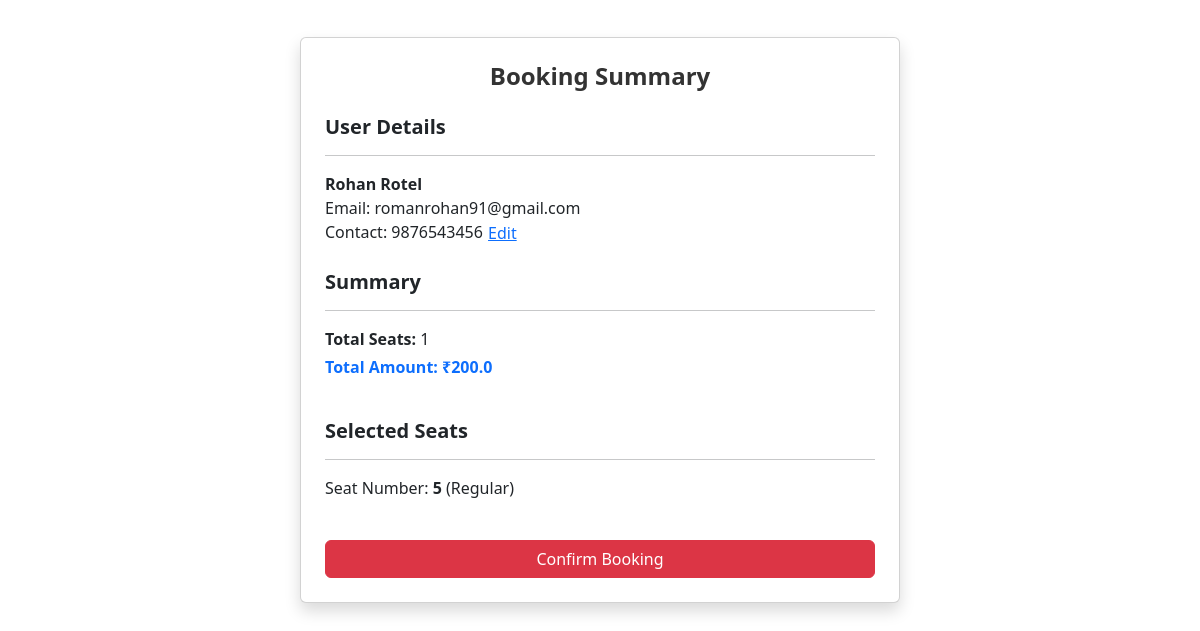
The app's page /booking/confirmation/87/ (signed in) with its own data.
### app1/models.py (models this page shows, shortened)
class CustomUser(AbstractUser):
    contact = models.CharField(max_length=10,validators=[RegexValidator(regex=r'^\d{10}$',message='contact number must be exactly of 10 digits')])
    groups = models.ManyToManyField('auth.Group',related_name='account_user_set',blank=True)
    user_permissions=models.ManyToManyField('auth.Permission',related_name='account_user_permission_set',blank=True)
    class Meta:
        indexes = [
            models.Index(fields=['username']),
            models.Index(fields=['email']),
        ]

class Booking(models.Model):
    user = models.ForeignKey(CustomUser, on_delete=models.CASCADE)
    show = models.ForeignKey(Show, on_delete=models.CASCADE)
    booking_date = models.DateTimeField(default=now)
    total_amount = models.FloatField()

class Seat(models.Model):
    CLASS_CHOICES = (
        ('Regular', 'Regular'),
        ('Premium', 'Premium'),
    )
    show = models.ForeignKey(Show, on_delete=models.CASCADE)
    seat_number = models.CharField(max_length=10)
    seat_class = models.CharField(max_length=20, choices=CLASS_CHOICES)
    status = models.BooleanField(default=True)  # True means Available
    booking = models.ForeignKey(Booking, on_delete=models.SET_NULL, null=True, blank=True)

### app1/views.py (the view)
# urls.py: path('booking/confirmation/<int:booking_id>/', views.confirm_booking, name='confirm_booking'),
@login_required
def confirm_booking(request, booking_id):
    booking = get_object_or_404(Booking, id=booking_id, user=request.user)
    seats = Seat.objects.filter(booking=booking)
    total_amount = booking.total_amount
    show = booking.show  # Get the show from the booking
    context = {
        'booking': booking,
        'seats': seats,
        'total_amount': total_amount,
        'show': show,  # Pass the show to the context
    }
    return render(request, 'confirm_booking.html', context)

### templates/confirm_booking.html (shortened to what this page needs)
<!DOCTYPE html>
<html lang="en">
<head>
    <link rel="stylesheet" href="https://cdn.jsdelivr.net/npm/bootstrap@5.3.0/dist/css/bootstrap.min.css">
</head>
<body>
    <div class="container d-flex justify-content-center align-items-center" style="min-height: 80vh;">
        <div class="card p-4 shadow" style="max-width: 600px; width: 100%;">
          <h2 class="fw-bold mb-4 text-center" style="font-size: 24px; color: #333;">Booking Summary</h2>
          <div class="mb-4">
            <h5 class="fw-bold">User Details</h5>
            <hr>
            <p class="mb-0">
              <strong>{{ request.user.first_name }} {{ request.user.last_name }}</strong><br>
              Email: {{ request.user.email }}<br>
              Contact: <span id="user-contact">{{ request.user.contact }}</span>
              <button class="btn btn-link p-0" id="edit-contact-btn">Edit</button>
            </p>
          </div>
          <div class="mb-4">
            <h5 class="fw-bold">Summary</h5>
            <hr>
            <p class="mb-1"><strong>Total Seats: </strong>{{ seats|length }}</p>
            <p class="fw-bold text-primary">Total Amount: ₹{{ total_amount }}</p>
          </div>
          <div class="mb-4">
            <h5 class="fw-bold">Selected Seats</h5>
            <hr>
            <ul class="list-unstyled">
              {% for seat in seats %}
                <li class="mb-2">Seat Number: <strong>{{ seat.seat_number }}</strong> ({{ seat.seat_class }})</li>
              {% endfor %}
            </ul>
          </div>
          {% if seats %}
            <a href="{% url 'pay' booking.id %}" class="btn btn-danger w-100">Confirm Booking</a>
          {% else %}
            <div class="alert alert-info" role="alert">
              No seats selected for booking. <a href="{% url 'seat_booking' show.id %}" class="alert-link">Choose seats</a> to proceed.
            </div>
          {% endif %}
        </div>
      </div>
</body>
</html>

### records on screen
CustomUser: user.first_name "Rohan", user.last_name "Rotel", user.email "romanrohan91@gmail.com", user.contact "9876543456"
Booking: total_amount "200.0"
Seat: seat_number "5", seat_class "Regular"

### other values on screen
{{ seats|length }} "1"
